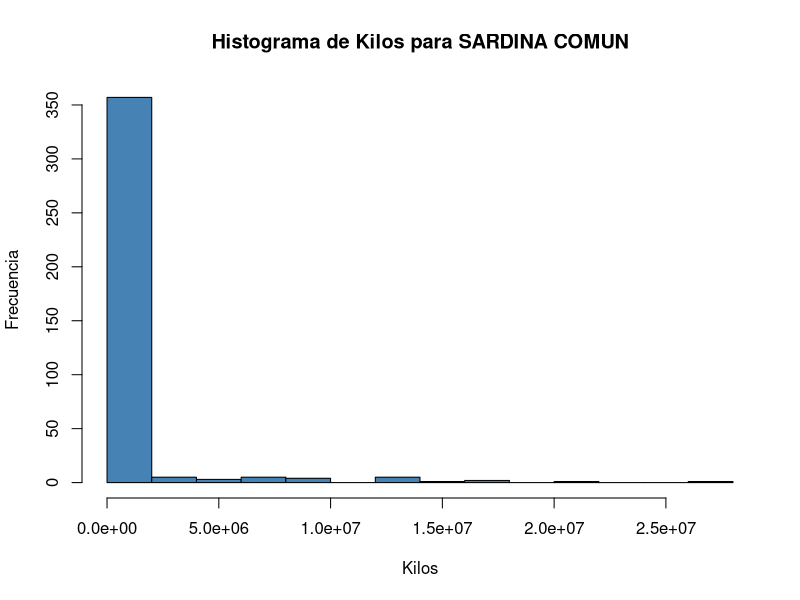
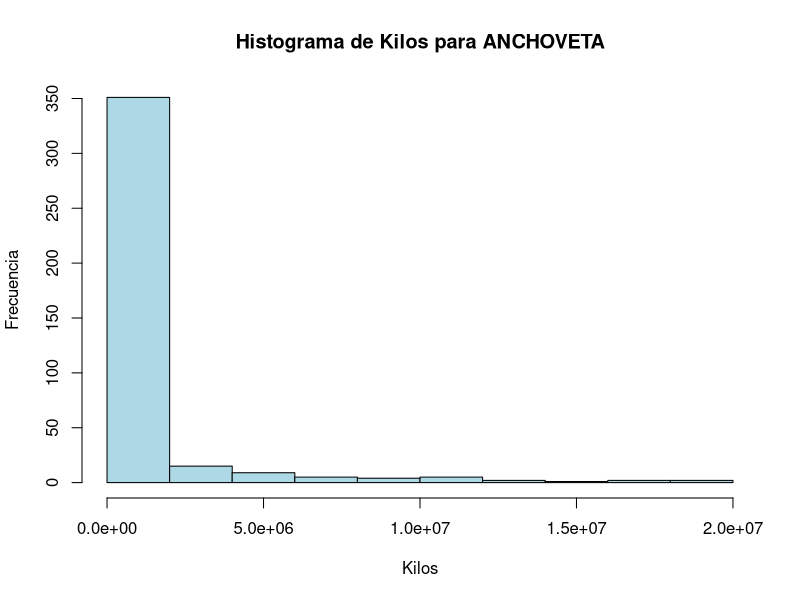
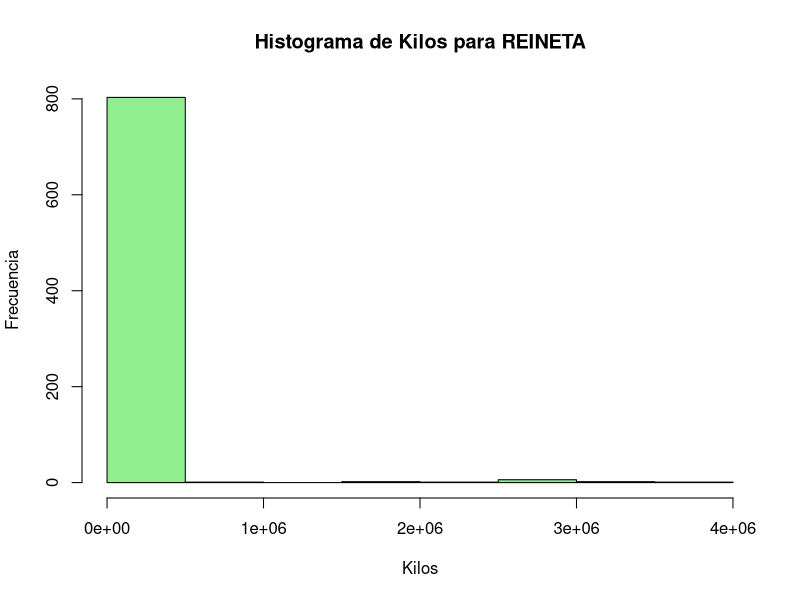
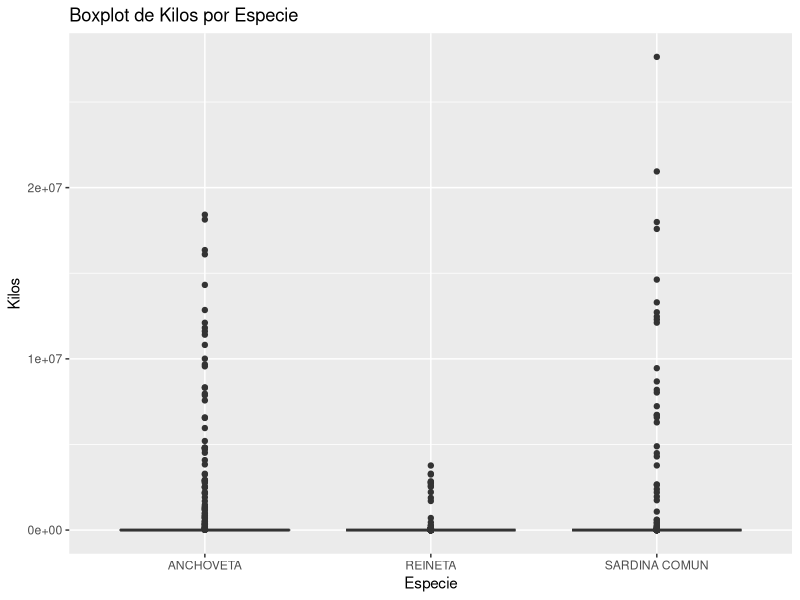

Write R code to recreate these figures, in order.
## ---- chunk 1
library(readr)
library(ggplot2)
library(dplyr)
library(tidyr)
library(readxl)
library(gridExtra)
library(knitr)
knitr::opts_chunk$set(echo = TRUE)
## ---- chunk 2
dataset <- read_xlsx("Desembarque por caleta y recurso.xlsx")

## ---- chunk 3
head(dataset)
## ---- chunk 4

dataset2 <- gather(data = dataset, key = "Meses", value = "Kilos", 6:17)
dataset2 <- select(dataset2, -Total) #Eliminamos el total


# Definir la función para eliminar puntos y separadores de miles
eliminar_puntos <- function(numero_decimal) {
  numero_entero <- as.integer(gsub("\\D", "", numero_decimal))
  return(numero_entero)
}

# Aplicar la función a la variable "Kilos" de la base de datos "dataset"
dataset <- dataset2 %>%
  mutate(Kilos_enteros = eliminar_puntos(Kilos))


head(dataset2)
## ---- chunk 5
summary(dataset2)
## ---- chunk 6
dataset3 <- dataset2 %>% 
  mutate(Kilos = ifelse(is.na(Kilos), 0, Kilos))
summary(dataset3)
## ---- chunk 7
dataset3$Kilos <- as.numeric(dataset3$Kilos)
class(dataset3$Kilos)
## ---- chunk 8
subset_dataset <- dataset3 %>%
  filter(Region != 99)
summary(subset_dataset)
## ---- chunk 9
# Filtrar las observaciones por especie
RankingEspecies <- subset_dataset[subset_dataset$Especie %in% c("SARDINA COMUN", "ANCHOVETA", "REINETA"), ]
## ---- chunk 10
#Antes de Graficar Filtramos por especie


# Filtrar solo la especie "SARDINA COMUN"
especie_sardina <- RankingEspecies[RankingEspecies$Especie == "SARDINA COMUN", ]

# Filtrar solo la especie "SARDINA COMUN"
especie_anchoveta <- RankingEspecies[RankingEspecies$Especie == "ANCHOVETA", ]

# Filtrar solo la especie "REINETA"
especie_reineta <- RankingEspecies[RankingEspecies$Especie == "REINETA", ]

## ---- chunk 11

hist(especie_sardina$Kilos,col = "steelblue", xlab = "Kilos", ylab = "Frecuencia",
     main = "Histograma de Kilos para SARDINA COMUN")

hist(especie_anchoveta$Kilos,col = "lightblue", xlab = "Kilos", ylab = "Frecuencia",
     main = "Histograma de Kilos para ANCHOVETA")

hist(especie_reineta$Kilos,col = "lightgreen", xlab = "Kilos", ylab = "Frecuencia",
     main = "Histograma de Kilos para REINETA")

## ---- chunk 12

# Crear tabla de frecuencia para la variable Especie y Kilos
tabla_frecuencia <- table(RankingEspecies$Especie, RankingEspecies$Kilos)

# Convertir la tabla de frecuencia en un dataframe
df_tabla_frecuencia <- as.data.frame.matrix(tabla_frecuencia)

# Agregar estadísticas a la tabla de frecuencia
df_tabla_frecuencia <- df_tabla_frecuencia %>%
  mutate(Suma = rowSums(.),
         Promedio = rowMeans(.),
         Desviacion = apply(., 1, sd))

# Imprimir la tabla de frecuencia utilizando kable
kable(df_tabla_frecuencia)

## ---- chunk 13
ggplot(RankingEspecies, aes(x = Especie, y = Kilos)) +
  geom_boxplot() +
  labs(x = "Especie", y = "Kilos") +
  ggtitle("Boxplot de Kilos por Especie")
